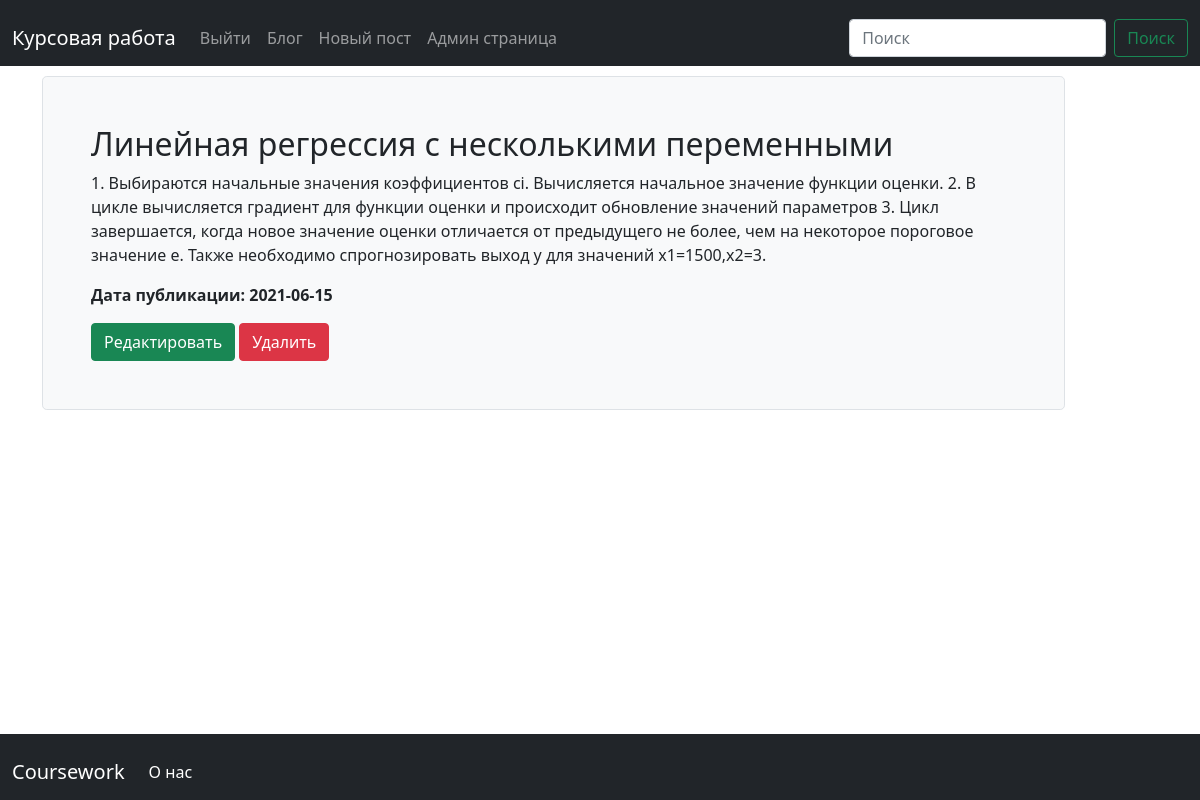
The app's page /posts/3 (signed in) with its own data.
### app.py (models this page shows, shortened)
class Post(db.Model):
    id = db.Column(db.Integer, primary_key=True)
    title = db.Column(db.String(100), nullable=False)
    intro = db.Column(db.String(300), nullable=False)
    body = db.Column(db.Text, nullable=False)
    date = db.Column(db.DateTime, default=datetime.utcnow)
    tags = db.relationship('Tag', secondary=post_tags, backref=db.backref('posts', lazy='dynamic'))

### app.py (the view)
@app.route('/posts/<int:id>')
def post_detail(id):
    post = Post.query.get_or_404(id)
    tags = post.tags
    return render_template("post_detail.html", post=post, tags=tags)

### templates/post_detail.html (shortened to what this page needs)
{% extends 'base.html' %}
{% block body %}
<div class="col-md-11">
    <div class="h-100 p-5 bg-light border rounded-3">
        <h2>{{ post.title }}</h2>
        <p>{{ post.body }}</p>
        <p><b>Дата публикации: {{ post.date.date() }}</b></p>
        {% if current_user.has_role('admin') %}<a href="/posts/{{ post.id }}/update" class="btn btn-success">Редактировать</a>{% endif %}
        {% if current_user.has_role('admin') %}<a href="/posts/{{ post.id }}/delete" class="btn btn-danger">Удалить</a>{% endif %}
    </div>
</div>
{% endblock %}

### static/css/main.css (style rules this page uses)
a { text-decoration: none; color: black; }

### records on screen
Post: title "Линейная регрессия с несколькими переменными", body "1. Выбираются начальные значения коэффициентов ci. Вычисляется начальное значение функции оценки. 2. В цикле вычисляется градиент для функции оценки и происходит обновление значений параметров 3. Цикл завершается, когда новое значение оценки отличается от предыдущего не более, чем на некоторое пороговое значение e. Также необходимо спрогнозировать выход y для значений x1=1500,x2=3.", date "2021-06-15"
